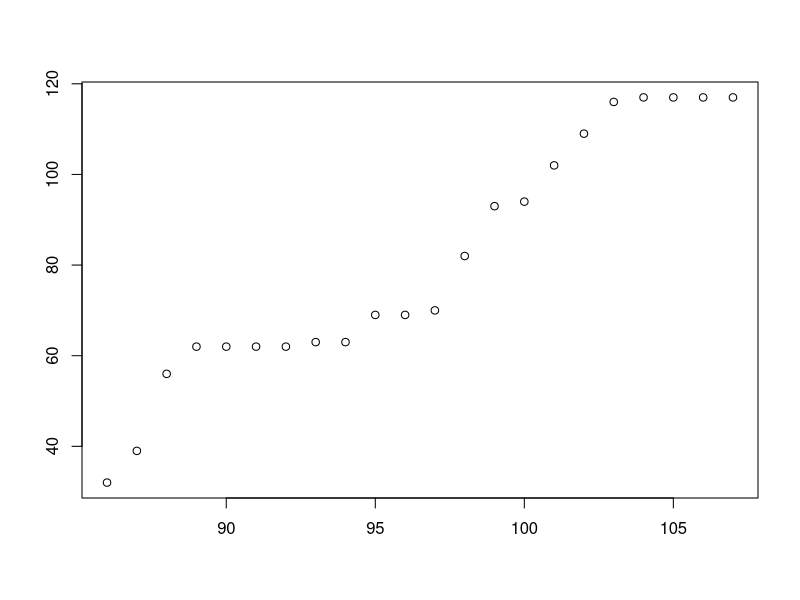

The R source for this figure: (Note: this script raises an error after producing the figure.)
## ---- chunk 1
library(readxl)
bus <-  read_excel("data/bus_efficiency_revised.xlsx", sheet = 2)
## ---- chunk 2
years <- unique(bus$Year)
column <- colnames(bus)
bus_avg <- vector(mode="numeric", length = length(column))
for(i in 1:length(years)) {
  row <- vector(mode="numeric", length = length(column))
  row[1] <- years[i]
  row[2] <- sum(bus$Year == years[i])
  tmp <- bus[bus$Year == years[i],]
  for(j in 3:length(column)) {
    row[j] <- mean(as.numeric(unlist(bus[bus$Year == years[i],column[j]])))
  }
  bus_avg <- rbind(bus_avg, row)
}

bus_avg <- data.frame(bus_avg[2:nrow(bus_avg),], row.names = NULL, stringsAsFactors=FALSE)
colnames(bus_avg) <- c("Year", "Counts", column[3:length(column)])
bus_avg <- data.frame(lapply(bus_avg,as.numeric))
print(bus_avg)
## ---- chunk 3
MRT <- read_excel("data/statistic_project_data.xlsx", sheet = "MRT")
ubike <- read_excel("data/statistic_project_data.xlsx", sheet = "Ubike")
vechicle <- read_excel("data/statistic_project_data.xlsx", sheet = "motor vehicle(Taipei)")
#taxi <- vechicle$Taxi
#motorcycle <- vechicle$Motorcycle
#private <- vechicle$`Private vehicle`
## ---- chunk 4
cor(bus_avg[,3:ncol(bus_avg)], MRT[,2:5])
#MRT : Station 站數 / MRT	車次 / Passenger人次 / Discount_1K 雙向轉乘優惠運量 (千人次)
## ---- chunk 5
tmp <- bus_avg[(nrow(bus_avg)-9):nrow(bus_avg) ,3:ncol(bus_avg)] #year: 98-107
#print(tmp)
cor(tmp[,], ubike[,2])
## ---- chunk 6
veh_cor <- cor(bus_avg[,3:ncol(bus_avg)], vechicle[2:4])
print(veh_cor)
## ---- chunk 7
for(co in colnames(MRT)[2:ncol(MRT)]) {
  plot(MRT[, c("Year", co)], main=gsub("\\.", " ", paste("Line Chart of ", co), ".", " "))
  lines(MRT[, c("Year", co)])
}
## ---- chunk 8
plot(ubike, main="Line Chart of Ubike")
lines(ubike$Year, ubike$Ubike)
## ---- chunk 9
for(co in colnames(vechicle)[2:ncol(vechicle)]) {
  plot(vechicle[, c("Year", co)], main=gsub("\\.", " ", paste("Line Chart of ", co), ".", " "))
  lines(vechicle[, c("Year", co)])
}
